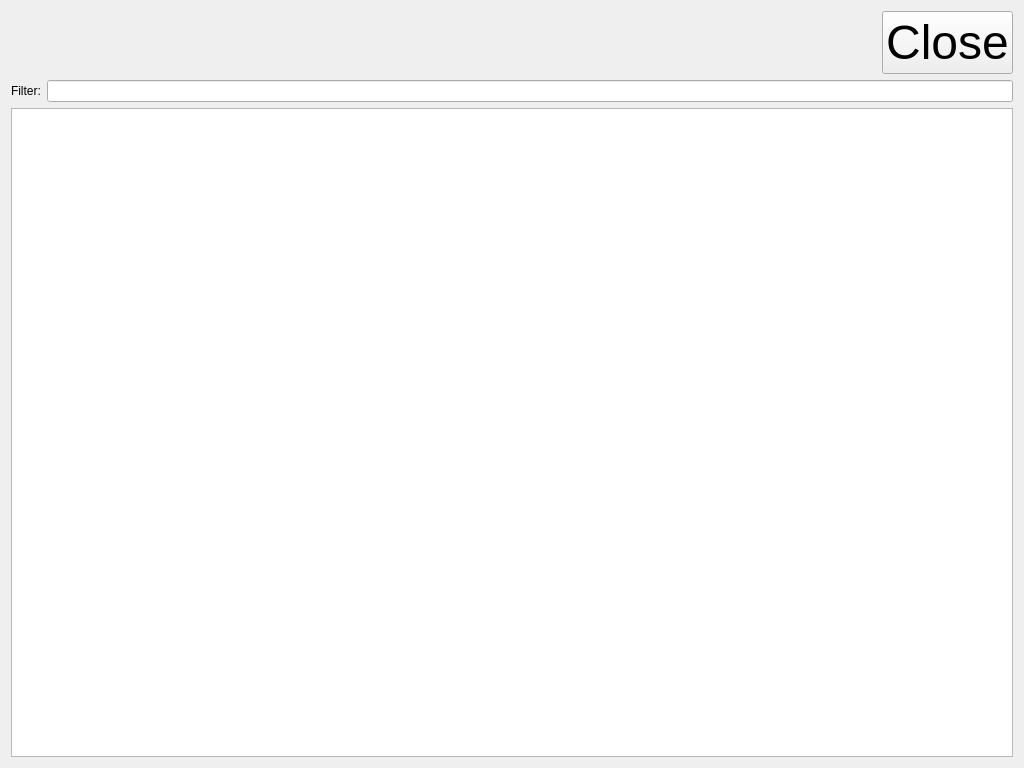
<?xml version="1.0" encoding="UTF-8"?>
<ui version="4.0">
 <class>ToolFinder</class>
 <widget class="QWidget" name="ToolFinder">
  <property name="windowModality">
   <enum>Qt::NonModal</enum>
  </property>
  <property name="geometry">
   <rect>
    <x>0</x>
    <y>0</y>
    <width>1024</width>
    <height>768</height>
   </rect>
  </property>
  <property name="windowTitle">
   <string>Form</string>
  </property>
  <layout class="QVBoxLayout" name="verticalLayout">
   <item>
    <layout class="QHBoxLayout" name="horizontalLayout">
     <item>
      <widget class="QLabel" name="titleLogo">
       <property name="text">
        <string/>
       </property>
       <property name="pixmap">
        <pixmap resource="resources.qrc">:/images/images/tool_finder.svg</pixmap>
       </property>
      </widget>
     </item>
     <item>
      <spacer name="horizontalSpacer">
       <property name="orientation">
        <enum>Qt::Horizontal</enum>
       </property>
       <property name="sizeHint" stdset="0">
        <size>
         <width>40</width>
         <height>20</height>
        </size>
       </property>
      </spacer>
     </item>
     <item>
      <widget class="QPushButton" name="pushButton">
       <property name="styleSheet">
        <string notr="true">font: 36pt;</string>
       </property>
       <property name="text">
        <string>Close</string>
       </property>
      </widget>
     </item>
    </layout>
   </item>
   <item>
    <layout class="QHBoxLayout" name="horizontalLayout_2">
     <item>
      <widget class="QLabel" name="label">
       <property name="text">
        <string>Filter:</string>
       </property>
      </widget>
     </item>
     <item>
      <widget class="QLineEdit" name="filterLineEdit"/>
     </item>
    </layout>
   </item>
   <item>
    <widget class="QTableView" name="toolFinderTableView">
     <property name="selectionMode">
      <enum>QAbstractItemView::SingleSelection</enum>
     </property>
     <property name="selectionBehavior">
      <enum>QAbstractItemView::SelectRows</enum>
     </property>
     <property name="sortingEnabled">
      <bool>true</bool>
     </property>
    </widget>
   </item>
   <item>
    <layout class="QHBoxLayout" name="keypadLayout"/>
   </item>
  </layout>
 </widget>
 <resources>
  <include location="resources.qrc"/>
 </resources>
 <connections/>
</ui>
